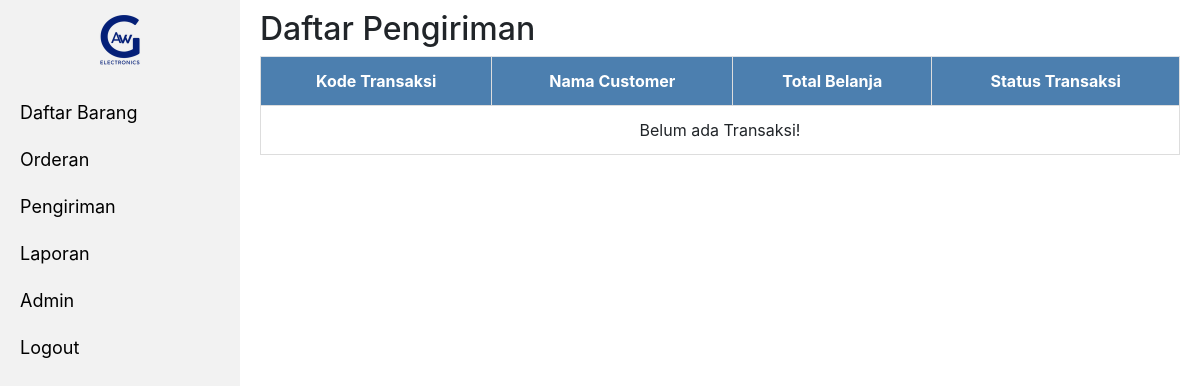
Page /admin/pages/pengiriman.php (signed in) on the earlier database version.
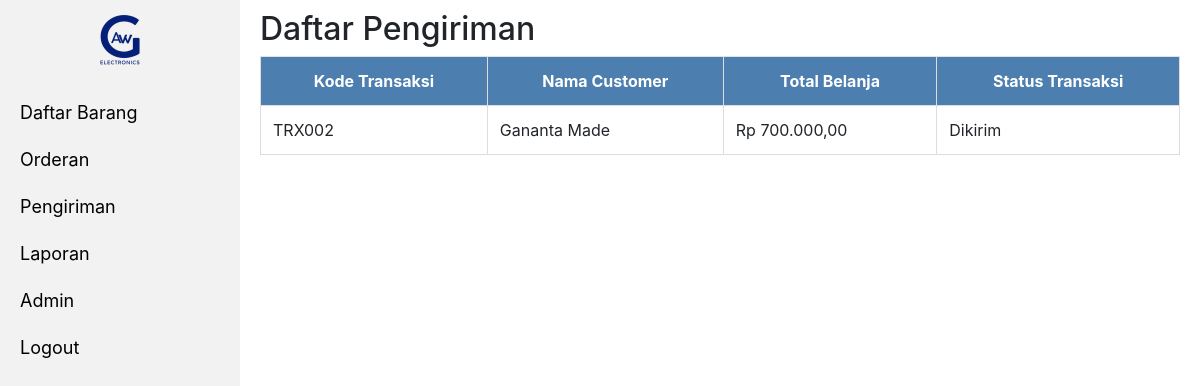
Same page on the later database version.
### tables this page shows
CREATE TABLE `tb_transaksi` (
  `id_transaksi` int(11) NOT NULL,
  `kode_transaksi` varchar(20) NOT NULL,
  `kode_customer` varchar(20) NOT NULL,
  `total` int(11) NOT NULL,
  `alamat` text NOT NULL,
  `jenis_transaksi` varchar(20) NOT NULL,
  `tgl_transaksi` timestamp NOT NULL DEFAULT current_timestamp(),
  `status_transaksi` varchar(20) NOT NULL
);

CREATE TABLE `tb_customer` (
  `id_customer` int(11) NOT NULL,
  `kode_customer` varchar(20) NOT NULL,
  `kode_level` varchar(20) NOT NULL,
  `nama` varchar(50) NOT NULL,
  `email` varchar(30) NOT NULL,
  `password` varchar(100) NOT NULL,
  `no_telp` varchar(20) NOT NULL,
  `jenis_kelamin` varchar(10) NOT NULL,
  `alamat` text NOT NULL
);

### admin/includes/database.php (called while the page is built, shortened)
<?php
    class database{
        public function __construct(){
            $this->koneksi = mysqli_connect("localhost", "root", "", "awg_electronics");
        }
    }
?>

### admin/includes/transaksi.php (called while the page is built, shortened)
<?php
    require_once('database.php');
    class transaksi extends database{
        public function tampilDikirim(){
            $sql = "SELECT tb_transaksi.*,tb_customer.nama from tb_transaksi JOIN tb_customer ON tb_transaksi.kode_customer = tb_customer.kode_customer WHERE status_transaksi = 'Dikirim' ORDER BY tgl_transaksi ASC";
            $query = mysqli_query($this->koneksi, $sql);
            if(mysqli_num_rows($query) > 0){
                while($d = mysqli_fetch_assoc($query)){
                    $data[] = $d;
                }
                return $data;
            }else{
                return false;
            }
        }
}

### admin/includes/barang.php (called while the page is built, shortened)
<?php
    require_once('database.php');
    class barang extends database{
        public function rupiah($angka){
            $hasil_rupiah = "Rp " . number_format($angka,2,',','.');
	        return $hasil_rupiah;
        }
    }
?>

### admin/pages/pengiriman.php (the view, shortened to what this page needs)
<?php
  require_once("../includes/transaksi.php");
  require_once("../includes/barang.php");
  $transaksi = new transaksi();
  $barang = new barang();
?>
<!DOCTYPE html>
<html>
<head>
  <?php include "../header.php";?>
</head>
<body>
<?php include "sidebar.php"; ?>
<div class="sidebar">
  <h2>Daftar Pengiriman</h2>
    <table class="table">
      <tr>
        <th>Kode Transaksi</th>
        <th>Nama Customer</th>
        <th>Total Belanja</th>
        <th>Status Transaksi</th>
      </tr>
      <?php
            if($transaksi->tampilDikirim() == False){
                ?><td colspan='5'><center>Belum ada Transaksi!</center></td>
                <?php
                }else{
                foreach ($transaksi->tampilDikirim() as $data) {
                ?>
      <tr>
          <td><?php echo $data['kode_transaksi'];?></td>
          <td><?php echo $data['nama'];?></td>
          <td><?php echo $barang->rupiah($data['total']);?></td>
          <td><?php echo $data['status_transaksi'];?></td>
      </tr>
      <?php }}?>
    </table>
</div>
</body>
</html>

Differences in the rows shown:
added tb_transaksi: kode_transaksi "TRX002", tb_customer.nama "Gananta Made", total "Rp 700.000,00", status_transaksi "Dikirim"
Other differences:
text no longer shown: "Belum ada Transaksi!"
